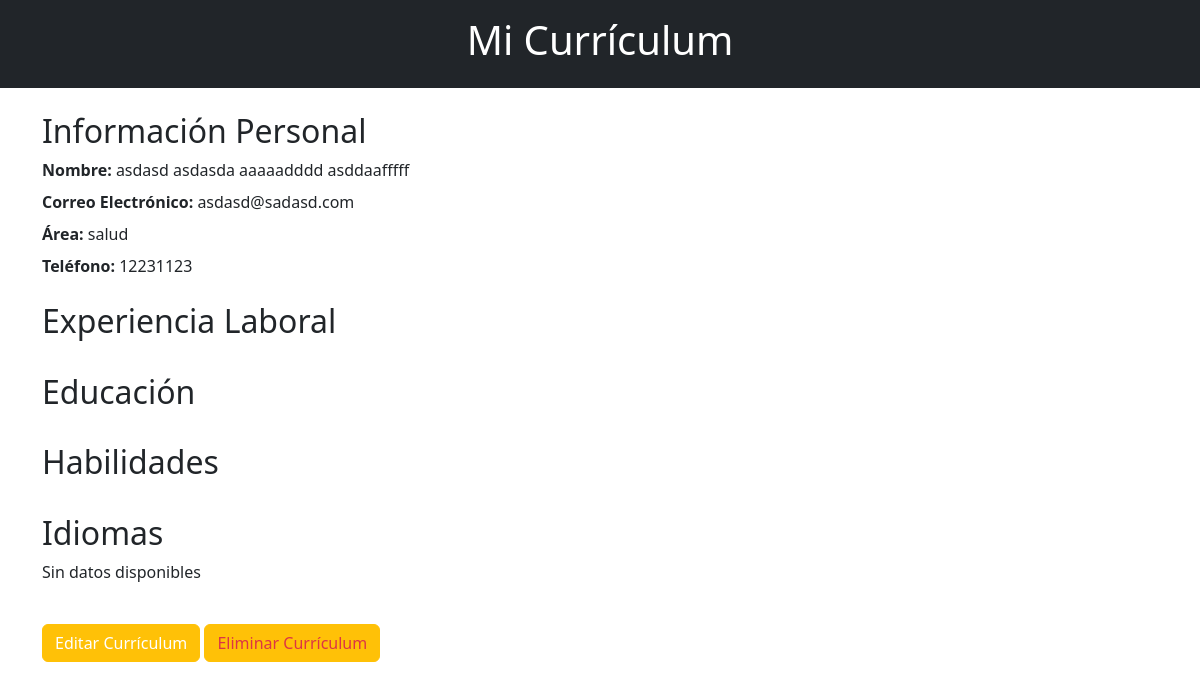
The page /App_curriculums/Home/cvdm (signed in) on the database its author committed.
### App_curriculums/models.py (models this page shows)
class Curriculums(models.Model):
    id = models.AutoField(primary_key=True, null=False,unique=True)
    nombre_completo = models.CharField(max_length=162, null=True, blank= True)
    email = models.EmailField(max_length=254, null=False, blank=False, unique=True)
    nombre_usu = models.ForeignKey(Usuarios, on_delete=models.CASCADE, to_field='nombre_usu')
    telefono = models.IntegerField(null=True,blank=True,unique=True)
    area = models.CharField(max_length=254,blank=True,null=False,default='Area no especificada')
    puntaje = models.IntegerField(null=True, blank=True)
    deleted_at = models.DateTimeField(null=True, blank=True)

### App_curriculums/views.py (the view)
# urls.py: path('/Home/cvdm',views.Info_curriculum,name='Info_curriculum'),
def Info_curriculum(request):
    try:
        nombre_usu = request.session.get('nombre_usu')
        usuario = Curriculums.objects.get(nombre_usu=nombre_usu,deleted_at=None)
        experiencias_laborales = Experiencias.objects.filter(nombre_usu=nombre_usu, deleted_at=None)
        educacion = Educaciones.objects.filter(nombre_usu=nombre_usu, deleted_at=None)
        habilidades = Habilidades.objects.filter(nombre_usu=nombre_usu, deleted_at=None)
        idiomas = Idiomas.objects.filter(nombre_usu=nombre_usu, deleted_at=None)
        curriculum = Curriculums.objects.get(nombre_usu=nombre_usu,deleted_at=None)
        curr_area = curriculum.area
        if curriculum.deleted_at is not None:
            raise Curriculums.DoesNotExist
        return render(request, 'html/info_cvp.html', {
            'usuario': usuario,
            'experiencias_laborales': experiencias_laborales,
            'educacion': educacion,
            'habilidades': habilidades,
            'idiomas': idiomas,
            'area': curr_area
        })
    except Curriculums.DoesNotExist:
        return render(request, 'html/info_cvp.html', {'crear_curriculum': True})

### App_curriculums/templates/html/info_cvp.html (shortened to what this page needs)
{% load static %}
<!DOCTYPE html>
<html lang="es">
<head>
    <link rel="stylesheet" type="text/css" href="{% static 'App_curriculums/css/info_cvp.css' %}">
    <link rel="stylesheet" href="https://cdn.jsdelivr.net/npm/bootstrap@5.3.0/dist/css/bootstrap.min.css">
</head>
<body>
    <header class="bg-dark text-white text-center py-3">
        <h1>Mi Currículum</h1>
    </header>
    {% if usuario %}
    <section id="resume" class="container my-4">
        <h2>Información Personal</h2>
        <p class="mb-2"><strong>Nombre:</strong> {{ usuario.nombre_completo }}</p>
        <p class="mb-2"><strong>Correo Electrónico:</strong> {{ usuario.email }}</p>
        <p class="mb-2"><strong>Área:</strong> {{ usuario.area }}</p>
        <p class="mb-4"><strong>Teléfono:</strong> {{ usuario.telefono }}</p>
        <h2>Experiencia Laboral</h2>
        <h2>Educación</h2>
        <h2>Habilidades</h2>
        <h2>Idiomas</h2>
        <ul class="list-group mb-4">
            {% if idiomas %}
            {% for idioma in idiomas %}
                <li class="list-group-item">{{ idioma.idioma }} - Nivel: {{ idioma.nivel_idioma }}</li>
            {% endfor %}
            {% else %}
                <p>Sin datos disponibles</p>
            {% endif %}
        </ul>
        <button class="btn btn-warning">
            <a href="{% url 'Registro_curriculum' %}" class="text-white">Editar Currículum</a>
        </button>
        <button class="btn btn-warning">
            <a href="{% url 'eliminar_curriculum' %}" class="text-danger" onclick="return confirm('¿Estás seguro de que quieres eliminar tu currículum?')">Eliminar Currículum</a>
        </button>
    </section>
    {% endif %}
</body>
</html>

### static/App_curriculums/css/info_cvp.css (style rules this page uses)
body { font-family: Arial, sans-serif; margin: 20px; }
header { background-color: #333; color: white; text-align: center; padding: 10px; }
#resume, #create-resume { margin-top: 20px; }
h2 { color: #333; }
button { background-color: #4CAF50; color: white; padding: 10px 20px; text-align: center; text-decoration: none; display: inline-block; font-size: 16px; cursor: pointer; }
button a { color: white; text-decoration: none; }

### rows shown on the page
Curriculums: nombre_completo "asdasd asdasda aaaaadddd asddaafffff", email "asdasd@sadasd.com", area "salud", telefono "12231123"
